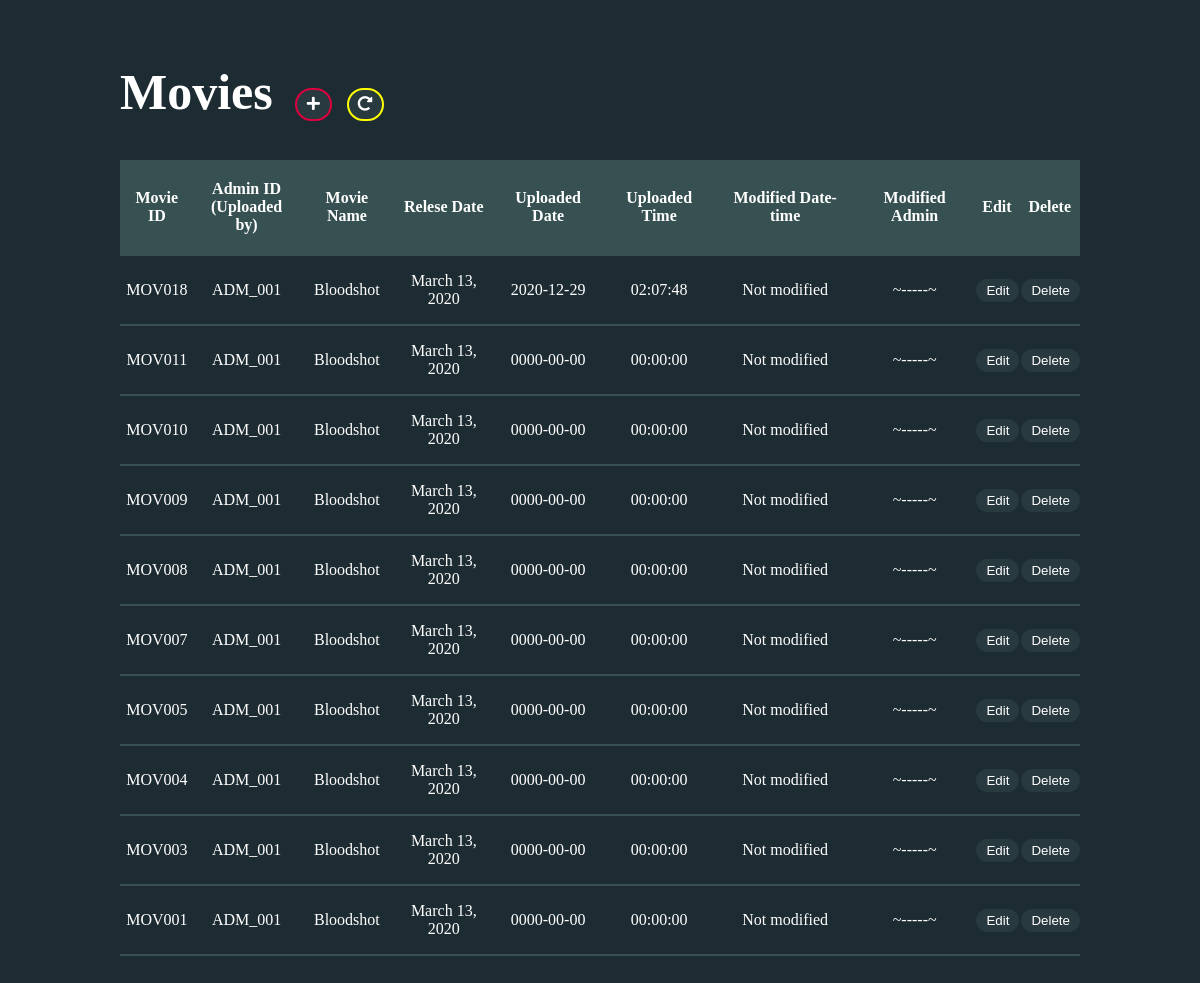
/adminhome.php (signed in), run on the app's committed database.
### tables this page shows
CREATE TABLE `movies` (
  `movie_id` varchar(7) NOT NULL,
  `admin_id` varchar(7) NOT NULL,
  `m_name` varchar(100) NOT NULL,
  `main_img` varchar(200) NOT NULL,
  `small_descrip` varchar(150) NOT NULL,
  `m_descrip` varchar(5000) NOT NULL,
  `m_director` varchar(50) NOT NULL,
  `m_writer` varchar(50) NOT NULL,
  `stars` varchar(100) NOT NULL,
  `genres` varchar(100) NOT NULL,
  `main_category` varchar(20) NOT NULL,
  `action` varchar(4) NOT NULL,
  `sci_fi` varchar(4) NOT NULL,
  `animation` varchar(4) NOT NULL,
  `comady` varchar(4) NOT NULL,
  `thriller` varchar(4) NOT NULL,
  `horror` varchar(4) NOT NULL,
  `language` varchar(15) NOT NULL,
  `condi` varchar(30) NOT NULL,
  `relese_date` varchar(20) NOT NULL,
  `year` int(4) NOT NULL,
  `run_time` varchar(10) NOT NULL,
  `ratings` int(5) NOT NULL,
  `vid1_e_link` varchar(1000) NOT NULL,
  `vid2_e_link` varchar(1000) NOT NULL,
  `vid3_e_link` varchar(1000) NOT NULL,
  `off_t_e_link` varchar(1000) NOT NULL,
  `im_1` varchar(200) NOT NULL,
  `im_2` varchar(200) NOT NULL,
  `im_3` varchar(200) NOT NULL,
  `im_4` varchar(200) NOT NULL,
  `im_5` varchar(200) NOT NULL,
  `im_6` varchar(200) NOT NULL,
  `im_7` varchar(200) NOT NULL,
  `im_8` varchar(200) NOT NULL,
  `im_9` varchar(200) NOT NULL,
  `im_10` varchar(200) NOT NULL,
  `im_11` varchar(200) NOT NULL,
  `im_12` varchar(200) NOT NULL,
  `u_date` date NOT NULL,
  `u_time` time NOT NULL,
  `l_u_date_time` varchar(25) NOT NULL,
  `l_u_admin` varchar(7) NOT NULL,
  `is_deleted` tinyint(1) NOT NULL
);

### adminhome.php (the view, shortened to what this page needs)
<?php
	$movies_list = '';
	if(isset($_GET['search'])){
		$search = mysqli_real_escape_string($connection, $_GET['search']);
		$query = "SELECT * FROM movies WHERE (movie_id LIKE '%{$search}%' OR admin_id LIKE '%{$search}%' OR m_name LIKE '%{$search}%') AND  is_deleted = 0 ORDER BY movie_id DESC";
	}else{
		$query = "SELECT * FROM movies WHERE is_deleted = 0 ORDER BY movie_id DESC";
	}
	$movies = mysqli_query($connection, $query);
	if($movies){
		if(mysqli_num_rows($movies) > 0){
			while ($movie = mysqli_fetch_assoc($movies)) {
				if($movie['l_u_date_time'] == ''){$movie['l_u_date_time'] = "Not modified";}
				if($movie['l_u_admin'] == ''){$movie['l_u_admin'] = "~-----~";}
				$movies_list.="<tr>";
				$movies_list.="<td>{$movie['movie_id']}</td>";
				$movies_list.="<td>{$movie['admin_id']}</td>";
				$movies_list.="<td>{$movie['m_name']}</td>";
				$movies_list.="<td>{$movie['relese_date']}</td>";
				$movies_list.="<td>{$movie['u_date']}</td>";
				$movies_list.="<td>{$movie['u_time']}</td>";
				$movies_list.="<td>{$movie['l_u_date_time']}</td>";
				$movies_list.="<td>{$movie['l_u_admin']}</td>";
				$movies_list.="<td><a href=\"modify-movie.php?movie_id={$movie['movie_id']}\"> <button class=\"edt\">Edit</button> </a></td>";
				$movies_list.="<td><a href=\"delete-movie.php?movie_id={$movie['movie_id']}\"
								onclick=\"return confirm('Are you sure you want to delete this record?');\"> <button class=\"del\">Delete</button> </a></td>";
				$movies_list.="</tr>";
			}
		}else{
		}
	}else{
		echo "Database query failed";
	}
?>
<!DOCTYPE html>
<html>
<head>
    <link rel="stylesheet" type="text/css" href="css/add-movie-tvseries.css">
    <link rel="stylesheet" href="https://cdnjs.cloudflare.com/ajax/libs/font-awesome/5.12.0-2/css/all.min.css"
 />
</head>
<body>
    <div class="Wrapper">
        <main>
            <h1>Movies
                <span>
                    <a href="add-movie.php"><button class="addn"><i class="fas fa-plus"></i></button></a>
                    <a href="adminhome.php"><button class="refr"><i class="fas fa-redo-alt"></i></button></a>
                </span>
            </h1>
            <div class="Search">
                <form action="adminhome.php" method="get">
                    <p>
                    </p>
                </form>
            </div>
            <table class="Movie-list">
                <tr>
                    <th>Movie ID</th>
                    <th>Admin ID<br>(Uploaded by)</th>
                    <th>Movie Name</th>
                    <th>Relese Date</th>
                    <th>Uploaded Date</th>
                    <th>Uploaded Time</th>
                    <th>Modified Date-time</th>
                    <th>Modified Admin</th>
                    <th>Edit</th>
                    <th>Delete</th>
                </tr>
                <?php echo $movies_list; ?>
            </table>
        </main>
    </div>
</body>
</html>

### css/add-movie-tvseries.css (style rules this page uses)
* { margin: 0; padding: 0; }
body { font-family: cursive; background-color: #1d2b32; color: #fff; }
main { width: 80%; margin: 30px auto; }
main h1 { font-size: 50px; width: 100%; padding-left: 0%; padding-right: 4%; padding-bottom: 30px; overflow: hidden; float: left; position: sticky; top: 63px; background-color: #1d2b32; }
main h1 span { font-size: 20px; }
main h1 button.addn, main h1 button.refr { border: none; border-radius: 25px; font-weight: bold; font-family: cursive; margin-left: 1%; font-size: 15px; overflow: hidden; color: #fff; background-color: #293940; border: 2px solid #dd003f; transition: .4s; }
main h1 button.addn { padding: 6px 10px; border: 2px solid #dd003f; }
main h1 button.refr { padding: 6px 9px; border: 2px solid yellow; }
table.Movie-list { clear: both; width: 100%; border-collapse: collapse; }
table.Movie-list th, table.Movie-list td { padding: 16px 0%; border-bottom: 2px solid #375051; text-align: center; }
table.Movie-list th { background-color: #375051; position: sticky; top: 150px; padding: 20px 5px; }
table.Movie-list td a button { border: none; padding: 4px 10px; border-radius: 20px; margin-left: 2px; color: #fff; background-color: #293940; transition: .4s; }

### data on the page
movies: movie_id "MOV018", admin "ADM_001", m_name "Bloodshot", relese_date "March 13, 2020", u_date "2020-12-29", u_time "02:07:48", l_u_date_time "Not modified", l_u_admin "~-----~"
movies: movie_id "MOV011", admin "ADM_001", m_name "Bloodshot", relese_date "March 13, 2020", u_date "0000-00-00", u_time "00:00:00", l_u_date_time "Not modified", l_u_admin "~-----~"
movies: movie_id "MOV010", admin "ADM_001", m_name "Bloodshot", relese_date "March 13, 2020", u_date "0000-00-00", u_time "00:00:00", l_u_date_time "Not modified", l_u_admin "~-----~"
movies: movie_id "MOV009", admin "ADM_001", m_name "Bloodshot", relese_date "March 13, 2020", u_date "0000-00-00", u_time "00:00:00", l_u_date_time "Not modified", l_u_admin "~-----~"
movies: movie_id "MOV008", admin "ADM_001", m_name "Bloodshot", relese_date "March 13, 2020", u_date "0000-00-00", u_time "00:00:00", l_u_date_time "Not modified", l_u_admin "~-----~"
movies: movie_id "MOV007", admin "ADM_001", m_name "Bloodshot", relese_date "March 13, 2020", u_date "0000-00-00", u_time "00:00:00", l_u_date_time "Not modified", l_u_admin "~-----~"
movies: movie_id "MOV005", admin "ADM_001", m_name "Bloodshot", relese_date "March 13, 2020", u_date "0000-00-00", u_time "00:00:00", l_u_date_time "Not modified", l_u_admin "~-----~"
movies: movie_id "MOV004", admin "ADM_001", m_name "Bloodshot", relese_date "March 13, 2020", u_date "0000-00-00", u_time "00:00:00", l_u_date_time "Not modified", l_u_admin "~-----~"
movies: movie_id "MOV003", admin "ADM_001", m_name "Bloodshot", relese_date "March 13, 2020", u_date "0000-00-00", u_time "00:00:00", l_u_date_time "Not modified", l_u_admin "~-----~"
movies: movie_id "MOV001", admin "ADM_001", m_name "Bloodshot", relese_date "March 13, 2020", u_date "0000-00-00", u_time "00:00:00", l_u_date_time "Not modified", l_u_admin "~-----~"
